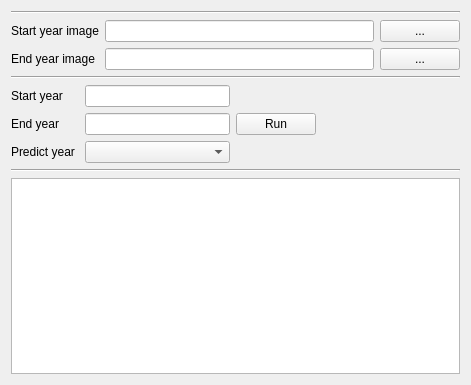
<?xml version="1.0" encoding="UTF-8"?>
<ui version="4.0">
 <class>predictionform</class>
 <widget class="QWidget" name="predictionform">
  <property name="geometry">
   <rect>
    <x>0</x>
    <y>0</y>
    <width>471</width>
    <height>385</height>
   </rect>
  </property>
  <property name="windowTitle">
   <string>predictionform</string>
  </property>
  <layout class="QVBoxLayout" name="verticalLayout_6">
   <item>
    <widget class="Line" name="line_3">
     <property name="orientation">
      <enum>Qt::Horizontal</enum>
     </property>
    </widget>
   </item>
   <item>
    <layout class="QHBoxLayout" name="horizontalLayout">
     <item>
      <layout class="QVBoxLayout" name="verticalLayout_3">
       <item>
        <widget class="QLabel" name="lblStart">
         <property name="text">
          <string>Start year image</string>
         </property>
        </widget>
       </item>
       <item>
        <widget class="QLabel" name="lblStart_2">
         <property name="text">
          <string>End year image</string>
         </property>
        </widget>
       </item>
      </layout>
     </item>
     <item>
      <layout class="QVBoxLayout" name="verticalLayout_4">
       <item>
        <widget class="QLineEdit" name="letStart"/>
       </item>
       <item>
        <widget class="QLineEdit" name="letEnd"/>
       </item>
      </layout>
     </item>
     <item>
      <layout class="QVBoxLayout" name="verticalLayout_5">
       <item>
        <widget class="QPushButton" name="btnOpenStart">
         <property name="text">
          <string>...</string>
         </property>
        </widget>
       </item>
       <item>
        <widget class="QPushButton" name="btnOpenEnd">
         <property name="text">
          <string>...</string>
         </property>
        </widget>
       </item>
      </layout>
     </item>
    </layout>
   </item>
   <item>
    <widget class="Line" name="line">
     <property name="orientation">
      <enum>Qt::Horizontal</enum>
     </property>
    </widget>
   </item>
   <item>
    <layout class="QHBoxLayout" name="horizontalLayout_3">
     <item>
      <layout class="QVBoxLayout" name="verticalLayout">
       <item>
        <widget class="QLabel" name="lblStartYear">
         <property name="text">
          <string>Start year </string>
         </property>
        </widget>
       </item>
       <item>
        <widget class="QLabel" name="lblEndYear">
         <property name="text">
          <string>End year </string>
         </property>
        </widget>
       </item>
       <item>
        <widget class="QLabel" name="lblPredictYear">
         <property name="text">
          <string>Predict year </string>
         </property>
        </widget>
       </item>
      </layout>
     </item>
     <item>
      <layout class="QVBoxLayout" name="verticalLayout_2">
       <item>
        <widget class="QLineEdit" name="letStartYear"/>
       </item>
       <item>
        <widget class="QLineEdit" name="letEndYear"/>
       </item>
       <item>
        <widget class="QComboBox" name="cbxPredictYear"/>
       </item>
      </layout>
     </item>
     <item>
      <widget class="QPushButton" name="btnStart">
       <property name="text">
        <string>Run</string>
       </property>
      </widget>
     </item>
     <item>
      <spacer name="horizontalSpacer">
       <property name="orientation">
        <enum>Qt::Horizontal</enum>
       </property>
       <property name="sizeHint" stdset="0">
        <size>
         <width>40</width>
         <height>20</height>
        </size>
       </property>
      </spacer>
     </item>
    </layout>
   </item>
   <item>
    <widget class="Line" name="line_2">
     <property name="orientation">
      <enum>Qt::Horizontal</enum>
     </property>
    </widget>
   </item>
   <item>
    <widget class="QTextEdit" name="textEdit"/>
   </item>
  </layout>
 </widget>
 <layoutdefault spacing="6" margin="11"/>
 <resources/>
 <connections/>
</ui>
